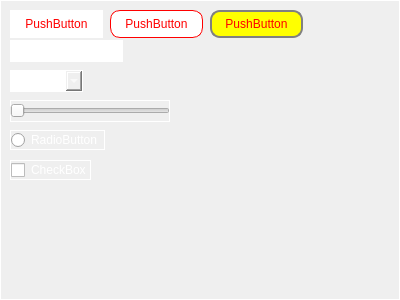
<?xml version="1.0" encoding="UTF-8"?>
<ui version="4.0">
 <class>MainWindow</class>
 <widget class="QMainWindow" name="MainWindow">
  <property name="geometry">
   <rect>
    <x>0</x>
    <y>0</y>
    <width>400</width>
    <height>300</height>
   </rect>
  </property>
  <property name="windowTitle">
   <string>MainWindow</string>
  </property>
  <property name="styleSheet">
   <string notr="true">QPushButton
{
 color: red;
 border: 0px;
 padding: 0 8px;
 background: white;
}
QPushButton#pushButton_2
{
 border: 1px solid red;
 border-radius: 10px;
}
QPushButton#pushButton_3
{
 border: 2px solid gray;
 border-radius: 10px;
 padding: 0 8px;
 background: yellow;
}
*
{
 background: qradialgradient(cx: 0.3, cy: -0.4, fx: 0.3,
 fy: -0.4, radius: 1.35, stop: 0 #fff, stop: 1 #888);
 color: rgb(255, 255, 255);
 border: 1px solid #ffffff;
}</string>
  </property>
  <widget class="QWidget" name="centralWidget">
   <widget class="QPushButton" name="pushButton">
    <property name="geometry">
     <rect>
      <x>10</x>
      <y>10</y>
      <width>93</width>
      <height>28</height>
     </rect>
    </property>
    <property name="text">
     <string>PushButton</string>
    </property>
   </widget>
   <widget class="QLineEdit" name="lineEdit">
    <property name="geometry">
     <rect>
      <x>10</x>
      <y>40</y>
      <width>113</width>
      <height>22</height>
     </rect>
    </property>
   </widget>
   <widget class="QComboBox" name="comboBox">
    <property name="geometry">
     <rect>
      <x>10</x>
      <y>70</y>
      <width>73</width>
      <height>22</height>
     </rect>
    </property>
   </widget>
   <widget class="QSlider" name="horizontalSlider">
    <property name="geometry">
     <rect>
      <x>10</x>
      <y>100</y>
      <width>160</width>
      <height>22</height>
     </rect>
    </property>
    <property name="orientation">
     <enum>Qt::Horizontal</enum>
    </property>
   </widget>
   <widget class="QRadioButton" name="radioButton">
    <property name="geometry">
     <rect>
      <x>10</x>
      <y>130</y>
      <width>95</width>
      <height>20</height>
     </rect>
    </property>
    <property name="text">
     <string>RadioButton</string>
    </property>
   </widget>
   <widget class="QCheckBox" name="checkBox">
    <property name="geometry">
     <rect>
      <x>10</x>
      <y>160</y>
      <width>81</width>
      <height>20</height>
     </rect>
    </property>
    <property name="text">
     <string>CheckBox</string>
    </property>
   </widget>
   <widget class="QPushButton" name="pushButton_2">
    <property name="geometry">
     <rect>
      <x>110</x>
      <y>10</y>
      <width>93</width>
      <height>28</height>
     </rect>
    </property>
    <property name="text">
     <string>PushButton</string>
    </property>
   </widget>
   <widget class="QPushButton" name="pushButton_3">
    <property name="geometry">
     <rect>
      <x>210</x>
      <y>10</y>
      <width>93</width>
      <height>28</height>
     </rect>
    </property>
    <property name="text">
     <string>PushButton</string>
    </property>
   </widget>
  </widget>
 </widget>
 <layoutdefault spacing="6" margin="11"/>
 <resources/>
 <connections/>
</ui>
